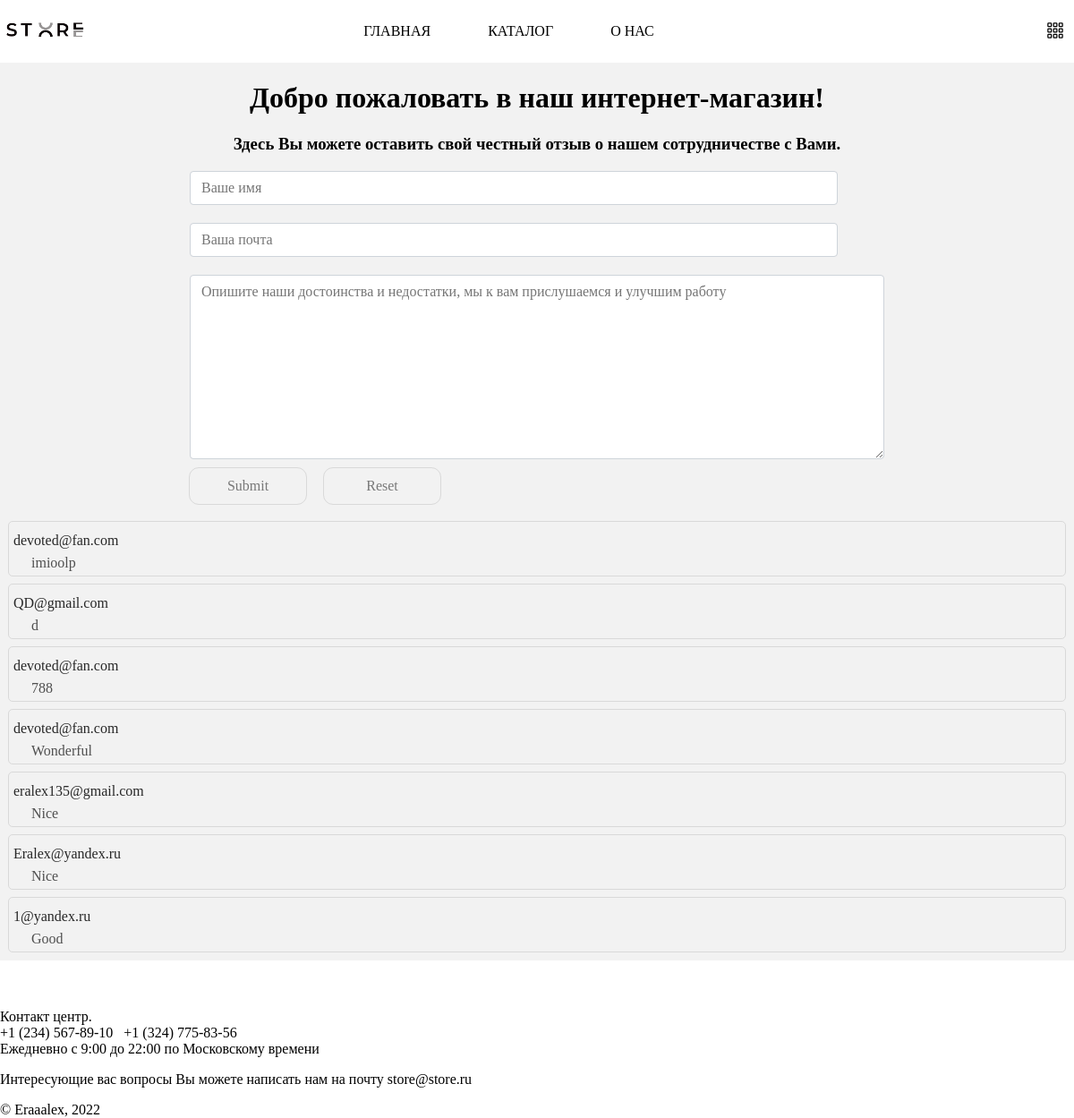
The app's page /About with its own data.
### models.py (models this page shows, shortened)
class Feedback(db.Model):
    id=db.Column(db.Integer, primary_key=True)
    login = db.Column(db.String)
    text=db.Column(db.String)

### flaskk.py (the view)
@app.route('/About', methods=['GET', 'POST'])
def about():
    if request.method=='POST':
        login = request.form.get('login')
        text =request.form.get('review')
        if login !='' and text!='':
            fb=addFeedback(login,text)
    feedbacks=getFeedback()
    return render_template('About.html', feedbacks=feedbacks)

### service.py (called while the page is built)
def getFeedback():
    fb=db.session.query(Feedback).all()
    return fb

### templates/About.html (shortened to what this page needs)
{% extends "Header-Footer.html" %}
    {% block content %}
      <div class="About">
        <h1>Добро пожаловать в наш интернет-магазин!</h1>
      <h3>Здесь Вы можете оставить свой честный отзыв о нашем сотрудничестве с Вами.</h3>
    <div class="form_Comment">
      <form method="post" class="formAbout">
       <input type="text" name="name" placeholder="Ваше имя" class="input" autocomplete="off"> <br>
       <br>
       <input type="email" name="login" placeholder="Ваша почта"  class="input" required autocomplete="off"><br>
       <br>
       <textarea name="review" id="" cols="50" rows="8" placeholder="Опишите наши достоинства и недостатки, мы к вам прислушаемся и улучшим работу"  class="input textarea"></textarea>
       <br>
      <div class="container_for_button" autocomplete="off">
       <input type="submit" class="btnAbout">
       <input type="reset" class="btnAbout"></div>
      </form>
    </div>
  {% if feedbacks %}
    <div class="feedbacks">
        {% for el in feedbacks %}
        <div class="feedback_one">
            <div class="fb_login">{{el.login}}</div>
            <div class="fb_text">{{el.text}}</div>
        </div>
        {% endfor %}
    </div>
  {% endif %}
  </div>
  {% endblock %}

### templates/Header-Footer.html (shortened to what this page needs)
<!DOCTYPE html>
<html lang="en">
<head>
    <link rel="stylesheet" href="{{ url_for('static', filename='/style.css') }}">
    </head>
<body>
    <div class="container">
        <header class="header header-footer">
        <div class="header_logo_block">
        <img src="{{ url_for('static', filename='img/logo12.png') }}" class="header_logo"   title="STORE"></div>
         <div>
          <nav class="nav">
            <a href="/" class="nav_link link">Главная</a>
            <a href="/Catalog" class="nav_link link">Каталог</a>
            <a href="/About" class="nav_link link">О&nbsp;нас</a>
            </nav>
          </div>
            <div>
            <button type="button" class="BtnMenu btnMenu">
          <div class="menu"><img src="{{ url_for('static', filename='img/menu.svg') }}" alt="smth" height="20px"></div>
            </button>
              </div>
        </header>
     {% block content %} {% endblock %}
     <footer class="header-footer footer">
        <p><br>Контакт центр.<br>+1 (234) 567-89-10 &nbsp; +1 (324) 775-83-56<br>Ежедневно с 9:00 до 22:00 по Московскому времени</p>
        <p>Интересующие вас вопросы Вы можете написать нам на почту
            store@store.ru</p>
        <p>© Eraaalex, 2022</p>
    </footer>
</div>
</body>
</html>

### static/style.css (style rules this page uses)
body { margin: 0; overflow-x: hidden; }
.container { font-family: Nexa; font-weight: 500; background-color: #f2f2f2; margin:0; width:100%; display: block; }
div { display: block; }
.header-footer { background-color: #fff; margin:0; }
.header { display: flex; justify-content: space-between; text-transform: uppercase; align-items: center; height: 70px; top:0; padding-right: 5px; padding-left: 5px; }
.footer { height: 50px; padding-top: 20px; }
.header_logo { margin-top: auto; margin-bottom: auto; height:18px; }
.nav_link { margin: 0 30px; }
.link { text-decoration: none; color: black; }
.btnAbout { border-radius: 10px; width: 130px; height: 40px; background-color: inherit; border: none; cursor: pointer; outline: 1px solid #d9d9d9; font:inherit; font-weight: 400; color: #787878; margin-right: 20px; }
.input { font: inherit; display: block; max-width: 750px; width:90%; padding: 0.375rem 0.75rem; font-size: 1rem; font-weight: 400; line-height: 1.5; color: #212529; background-color: #fff; background-clip: padding-box; border: 1px solid #ced4da; -webkit-appearance: none; -moz-appearance: none; appearance: none; border-radius: 0.25rem; transition: border-color 0.15s ease-in-out, box-shadow 0.15s ease-in-out; }
p { display: block; }
.container_for_button { width: 100%; display: flex; flex-direction: space-around; }
.textarea { width: 750px; }
.formAbout { display: block; line-height: 10px; }
.form_Comment { text-align: center; align-items: center; display: flex; flex: column; justify-content: center; padding-bottom: 10px; }
.About { margin-left: 10px; margin-right: 10px; text-align: center; }
.feedback_one { outline: 1px solid #d9d9d9; border-radius: 0.25rem; margin:10px auto 10px auto; text-align: left; padding: 5px; border-color: inherit; color: #505050; }
.fb_text { padding-left: 20px; }
.fb_login { color: #282828; line-height: 2em; }
.btnMenu { border: none; outline: none; background-color: inherit; }

### records on screen
Feedback: login "devoted@fan.com", text "imioolp"
Feedback: login "QD@gmail.com", text "d"
Feedback: login "devoted@fan.com", text "788"
Feedback: login "devoted@fan.com", text "Wonderful"
Feedback: login "eralex135@gmail.com", text "Nice"
Feedback: login "Eralex@yandex.ru", text "Nice"
Feedback: login "1@yandex.ru", text "Good"
